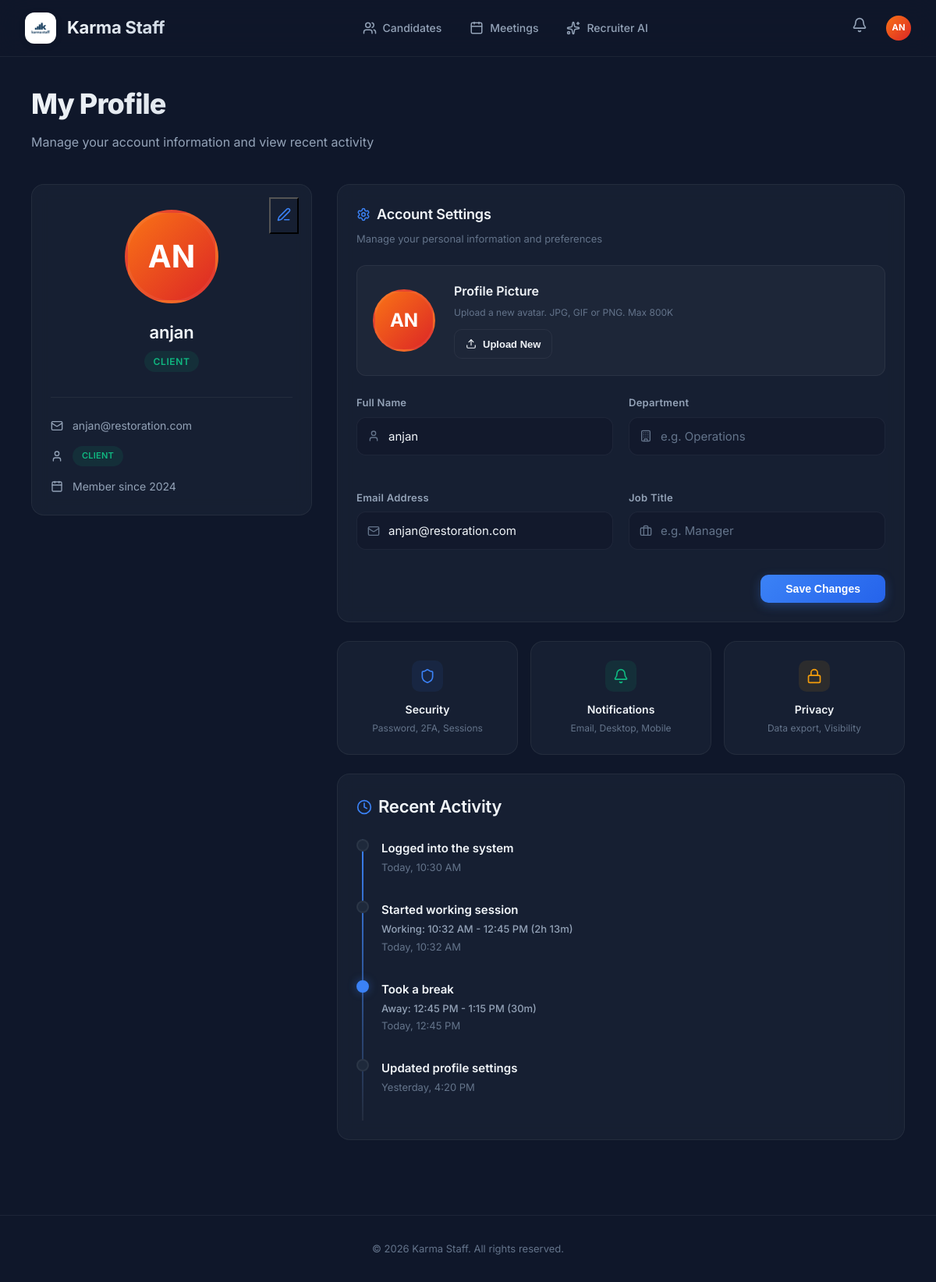
The page /profile (signed in) on the database its author committed.
### tables this page shows
CREATE TABLE users (
        id INTEGER PRIMARY KEY AUTOINCREMENT,
        username TEXT UNIQUE NOT NULL,
        email TEXT UNIQUE,
        password TEXT NOT NULL,
        role TEXT NOT NULL,
        avatar_url TEXT,
        has_seen_welcome INTEGER DEFAULT 0
    , full_name TEXT, department TEXT, job_title TEXT);

### backend/app.py (the view)
@app.route('/profile')
@require_role('admin', 'cs', 'client')
def profile():
    user = get_current_user()
    activities = [
        {'title': 'Logged into the system', 'time': 'Today, 10:30 AM', 'type': 'login'},
        {'title': 'Started working session', 'time': 'Today, 10:32 AM', 'subtitle': 'Working: 10:32 AM - 12:45 PM (2h 13m)', 'type': 'work'},
        {'title': 'Took a break', 'time': 'Today, 12:45 PM', 'subtitle': 'Away: 12:45 PM - 1:15 PM (30m)', 'type': 'break', 'active': True},
        {'title': 'Updated profile settings', 'time': 'Yesterday, 4:20 PM', 'type': 'update'}
    ]
    return render_template('profile.html', user=user, activities=activities)

### backend/app.py (called while the page is built)
def get_current_user():
    user_id = session.get('user_id')
    if not user_id:
        return None
    conn = get_db_connection()
    user = conn.execute("SELECT * FROM users WHERE id = ?", (user_id,)).fetchone()
    conn.close()
    return user

def require_role(*roles):
    def decorator(f):
        @wraps(f)
        def decorated_function(*args, **kwargs):
            user = get_current_user()
            if not user:
                return redirect(url_for('login'))
            if user['role'] not in roles:
                abort(403)
            return f(*args, **kwargs)
        return decorated_function
    return decorator

### backend/database.py (called while the page is built)
def get_db_connection():
    conn = sqlite3.connect(DB_PATH)
    conn.row_factory = sqlite3.Row
    return conn

### frontend/templates/profile.html
{% extends "base.html" %}
{% block content %}
<div class="page-header">
    <h1>My Profile</h1>
    <p>Manage your account information and view recent activity</p>
</div>
<div style="display: grid; grid-template-columns: 360px 1fr; gap: 2rem;">
    <div class="card animate-in delay-1" style="align-self: flex-start; position: relative;">
        <button class="btn-ghost" style="position: absolute; right: 1rem; top: 1rem;">
            <i data-lucide="edit-3" style="width: 18px; color: var(--accent);"></i>
        </button>
        <div style="text-align: center; margin-bottom: 2rem; margin-top: 0.5rem;">
            <div class="avatar avatar-xl avatar-gradient"
                style="margin: 0 auto 1.25rem auto; border: 4px solid var(--border);">
                {{ user.username[:2] | upper }}
            </div>
            <h2 style="margin-bottom: 0.375rem; font-size: 1.375rem;">{{ user.username }}</h2>
            <div class="badge badge-{{ user.role }}" style="text-transform: uppercase; letter-spacing: 0.05em;">
                {{ 'Customer Service' if user.role == 'cs' else user.role | title }}
            </div>
        </div>
        <div
            style="display: flex; flex-direction: column; gap: 0.875rem; padding-top: 1.5rem; border-top: 1px solid var(--border);">
            <div
                style="display: flex; align-items: center; gap: 0.75rem; color: var(--text-light); font-size: 0.875rem;">
                <i data-lucide="mail" style="width: 16px; flex-shrink: 0;"></i>
                <span>{{ user.username.replace(' ', '.') | lower }}@restoration.com</span>
            </div>
            <div
                style="display: flex; align-items: center; gap: 0.75rem; color: var(--text-light); font-size: 0.875rem;">
                <i data-lucide="user" style="width: 16px; flex-shrink: 0;"></i>
                <span class="badge badge-{{ user.role }}" style="text-transform: uppercase; font-size: 0.6875rem;">
                    {{ 'Customer Service' if user.role == 'cs' else user.role | title }}
                </span>
            </div>
            <div
                style="display: flex; align-items: center; gap: 0.75rem; color: var(--text-light); font-size: 0.875rem;">
                <i data-lucide="calendar" style="width: 16px; flex-shrink: 0;"></i>
                <span>Member since 2024</span>
            </div>
        </div>
    </div>
    <div style="display: flex; flex-direction: column; gap: 1.5rem;">
        <div class="card animate-in delay-2">
            <h3 style="margin-bottom: 0.375rem; display: flex; align-items: center; gap: 0.5rem;">
                <i data-lucide="settings" style="width: 18px; color: var(--accent);"></i> Account Settings
            </h3>
            <p style="color: var(--text-lighter); font-size: 0.8125rem; margin-bottom: 1.5rem;">Manage your personal
                information and preferences</p>
            <div
                style="background: var(--glass); border: 1px solid var(--border); border-radius: var(--radius); padding: 1.25rem; margin-bottom: 1.5rem; display: flex; align-items: center; gap: 1.5rem;">
                <div class="avatar avatar-lg avatar-gradient" style="border: 3px solid var(--border); flex-shrink: 0;">
                    {{ user.username[:2] | upper }}
                </div>
                <div>
                    <div style="font-weight: 600; margin-bottom: 0.25rem;">Profile Picture</div>
                    <div style="font-size: 0.75rem; color: var(--text-lighter); margin-bottom: 0.75rem;">Upload a new
                        avatar. JPG, GIF or PNG. Max 800K</div>
                    <button class="btn btn-outline" style="padding: 0.375rem 0.875rem; font-size: 0.8125rem;">
                        <i data-lucide="upload" style="width: 14px;"></i> Upload New
                    </button>
                </div>
            </div>
            <div style="display: grid; grid-template-columns: 1fr 1fr; gap: 1.25rem;">
                <div class="form-group">
                    <label class="form-label">Full Name</label>
                    <div style="position: relative;">
                        <i data-lucide="user"
                            style="position: absolute; left: 0.875rem; top: 50%; transform: translateY(-50%); width: 16px; color: var(--text-lighter);"></i>
                        <input type="text" class="search-input" style="padding-left: 2.5rem;"
                            value="{{ user.username }}">
                    </div>
                </div>
                <div class="form-group">
                    <label class="form-label">Department</label>
                    <div style="position: relative;">
                        <i data-lucide="building"
                            style="position: absolute; left: 0.875rem; top: 50%; transform: translateY(-50%); width: 16px; color: var(--text-lighter);"></i>
                        <input type="text" class="search-input" style="padding-left: 2.5rem;"
                            placeholder="e.g. Operations">
                    </div>
                </div>
                <div class="form-group">
                    <label class="form-label">Email Address</label>
                    <div style="position: relative;">
                        <i data-lucide="mail"
                            style="position: absolute; left: 0.875rem; top: 50%; transform: translateY(-50%); width: 16px; color: var(--text-lighter);"></i>
                        <input type="email" class="search-input" style="padding-left: 2.5rem;"
                            value="{{ user.username.replace(' ', '.') | lower }}@restoration.com">
                    </div>
                </div>
                <div class="form-group">
                    <label class="form-label">Job Title</label>
                    <div style="position: relative;">
                        <i data-lucide="briefcase"
                            style="position: absolute; left: 0.875rem; top: 50%; transform: translateY(-50%); width: 16px; color: var(--text-lighter);"></i>
                        <input type="text" class="search-input" style="padding-left: 2.5rem;"
                            placeholder="e.g. Manager">
                    </div>
                </div>
            </div>
            <div style="display: flex; justify-content: flex-end; margin-top: 0.5rem;">
                <button class="btn btn-primary" style="padding: 0.625rem 2rem;">Save Changes</button>
            </div>
        </div>
        <div style="display: grid; grid-template-columns: repeat(3, 1fr); gap: 1rem;" class="animate-in delay-3">
            <div class="card card-hover" style="text-align: center; padding: 1.5rem; cursor: pointer;">
                <div
                    style="width: 40px; height: 40px; background: var(--accent-subtle); border-radius: 10px; display: inline-flex; align-items: center; justify-content: center; margin-bottom: 0.75rem;">
                    <i data-lucide="shield" style="width: 20px; color: var(--accent);"></i>
                </div>
                <div style="font-weight: 600; font-size: 0.875rem; margin-bottom: 0.125rem;">Security</div>
                <div style="font-size: 0.75rem; color: var(--text-lighter);">Password, 2FA, Sessions</div>
            </div>
            <div class="card card-hover" style="text-align: center; padding: 1.5rem; cursor: pointer;">
                <div
                    style="width: 40px; height: 40px; background: var(--success-subtle); border-radius: 10px; display: inline-flex; align-items: center; justify-content: center; margin-bottom: 0.75rem;">
                    <i data-lucide="bell" style="width: 20px; color: var(--success);"></i>
                </div>
                <div style="font-weight: 600; font-size: 0.875rem; margin-bottom: 0.125rem;">Notifications</div>
                <div style="font-size: 0.75rem; color: var(--text-lighter);">Email, Desktop, Mobile</div>
            </div>
            <div class="card card-hover" style="text-align: center; padding: 1.5rem; cursor: pointer;">
                <div
                    style="width: 40px; height: 40px; background: var(--warning-subtle); border-radius: 10px; display: inline-flex; align-items: center; justify-content: center; margin-bottom: 0.75rem;">
                    <i data-lucide="lock" style="width: 20px; color: var(--warning);"></i>
                </div>
                <div style="font-weight: 600; font-size: 0.875rem; margin-bottom: 0.125rem;">Privacy</div>
                <div style="font-size: 0.75rem; color: var(--text-lighter);">Data export, Visibility</div>
            </div>
        </div>
        <div class="card animate-in delay-4">
            <h2 style="margin-bottom: 1.5rem; display: flex; align-items: center; gap: 0.5rem;">
                <i data-lucide="clock" style="width: 20px; color: var(--accent);"></i> Recent Activity
            </h2>
            <div class="timeline">
                {% for activity in activities %}
                <div class="timeline-item" style="--delay: {{ loop.index * 0.1 }}s; animation-delay: var(--delay);">
                    <div class="timeline-dot {{ 'active' if activity.active }}"></div>
                    <div style="display: flex; flex-direction: column; gap: 0.125rem;">
                        <div style="font-weight: 600; font-size: 0.9375rem;">{{ activity.title }}</div>
                        {% if activity.subtitle %}
                        <div style="font-size: 0.8125rem; font-weight: 500; color: var(--text-light);">{{
                            activity.subtitle }}</div>
                        {% endif %}
                        <div style="font-size: 0.8125rem; color: var(--text-lighter);">{{ activity.time }}</div>
                    </div>
                </div>
                {% endfor %}
            </div>
        </div>
    </div>
</div>
{% endblock %}

### frontend/templates/base.html (shortened to what this page needs)
<!DOCTYPE html>
<html lang="en">
<head>
    <link rel="stylesheet" href="{{ url_for('static', filename='style.css') }}">
</head>
<body>
    {% if user %}
    <header class="header">
        <div class="logo-section">
            <a href="{{ url_for('candidates') }}"
                style="display: flex; align-items: center; gap: 0.875rem; text-decoration: none;">
                <div
                    style="width: 40px; height: 40px; background: white; border-radius: 12px; display: flex; align-items: center; justify-content: center; overflow: hidden; padding: 6px; box-shadow: 0 2px 10px rgba(0, 0, 0, 0.1);">
                    <img src="{{ url_for('static', filename='images/logo.png') }}" alt="Karma Staff Logo"
                        style="width: 100%; height: 100%; object-fit: contain;">
                </div>
                <span style="font-size: 1.375rem; font-weight: 700; color: white; letter-spacing: -0.01em;">Karma
                    Staff</span>
            </a>
        </div>
        <nav class="nav-links" id="navLinks">
            <a href="{{ url_for('candidates') }}" class="nav-item {{ 'active' if request.endpoint == 'candidates' }}">
                <i data-lucide="users" style="width: 18px;"></i> Candidates
            </a>
            <a href="{{ url_for('meetings') }}" class="nav-item {{ 'active' if request.endpoint == 'meetings' }}">
                <i data-lucide="calendar" style="width: 18px;"></i> Meetings
            </a>
            {% if user.role == 'admin' or user.role == 'cs' %}
            <a href="{{ url_for('admin_dashboard') }}"
                class="nav-item {{ 'active' if request.endpoint == 'admin_dashboard' }}">
                <i data-lucide="layout-dashboard" style="width: 18px;"></i> Dashboard
            </a>
            <a href="{{ url_for('assign_candidates') }}"
                class="nav-item {{ 'active' if request.endpoint == 'assign_candidates' }}">
                <i data-lucide="user-plus" style="width: 18px;"></i> Assign
            </a>
            <a href="{{ url_for('user_management') }}"
                class="nav-item {{ 'active' if request.endpoint == 'user_management' }}">
                <i data-lucide="settings" style="width: 18px;"></i> Users
            </a>
            <a href="{{ url_for('ai_agent') }}" class="nav-item {{ 'active' if request.endpoint == 'ai_agent' }}">
                <i data-lucide="bot" style="width: 18px;"></i> AI Agent
            </a>
            {% else %}
            <a href="{{ url_for('ai_agent') }}" class="nav-item {{ 'active' if request.endpoint == 'ai_agent' }}">
                <i data-lucide="sparkles" style="width: 18px;"></i> Recruiter AI
            </a>
            {% endif %}
        </nav>
        <div style="display: flex; align-items: center; gap: 1rem;">
            <div class="dropdown" id="notificationDropdown">
                <div class="notification-bell" onclick="toggleNotifications()">
                    <i data-lucide="bell" style="width: 20px; color: var(--text-light);"></i>
                </div>
            </div>
            <div class="dropdown" id="userDropdown">
                <div onclick="toggleDropdown()" class="avatar avatar-sm avatar-gradient"
                    style="cursor: pointer; font-size: 0.7rem; overflow: hidden; display: flex; align-items: center; justify-content: center;">
                    {% if user.avatar_url %}
                    <img src="{{ user.avatar_url }}" style="width: 100%; height: 100%; object-fit: cover;">
                    {% else %}
                    {{ user.username[:2] | upper }}
                    {% endif %}
                </div>
            </div>
        </div>
    </header>
    {% endif %}
    <main class="main-container">
        {% block content %}{% endblock %}
    </main>
    {% if user %}
    <footer class="footer">
        <p>© 2026 Karma Staff. All rights reserved.</p>
    </footer>
    {% endif %}
</body>
</html>

### rows shown on the page
users: username "AN", username "anjan", role "CLIENT", username.replace "anjan", username.replace "anjan@restoration.com"

### other values the page prints
{{ activity.title }} "Logged into the system" "Started working session" "Took a break" "Updated profile settings"
{{ activity.time }} "Today, 10:30 AM" "Today, 10:32 AM" "Today, 12:45 PM" "Yesterday, 4:20 PM"
{{ activity.subtitle }} "Working: 10:32 AM - 12:45 PM (2h 13m)" "Away: 12:45 PM - 1:15 PM (30m)"
